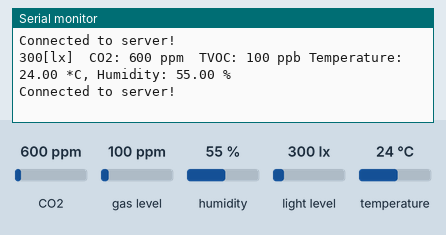
Simulated run of this sketch. Board: ESP8266 (NodeMCU). On the bench: the last lines printed to the serial monitor. Wiring (inferred from the names in the program): BH1750 light sensor at I2C address 0x23. Inputs (shaded band) come from the test bench; at power-on: CO2 600 ppm, humidity 55 %, gas level 100 ppm, temperature 24 °C, light level 300 lx. WiFi joins after 1.5 s; servers stay silent unless stated.

Above: at 3.2 s.
3.3 s: CO2 set to 452 ppm
At 3.59 s:
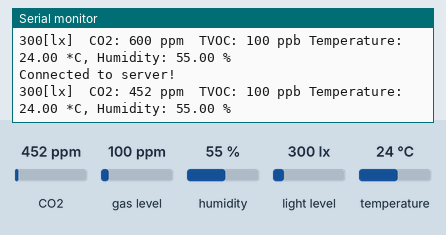
4.8 s: humidity set to 22 %
At 6.2 s:
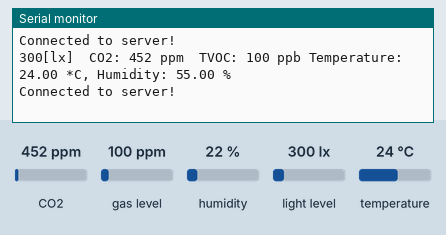
6.3 s: gas level set to 20 ppm
At 6.9 s:
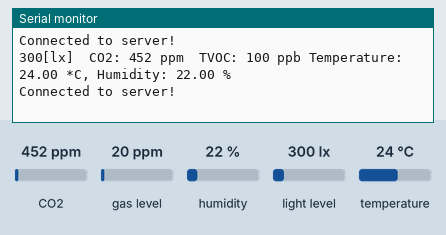
7.8 s: temperature set to 12 °C
At 8.3 s:
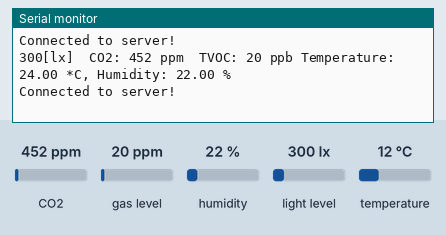
9.3 s: light level set to 40 lx
At 10.5 s:
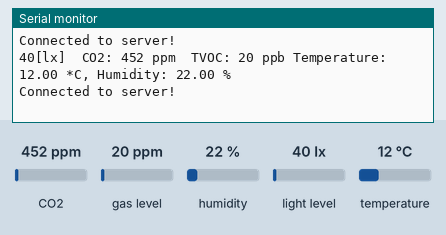
10.8 s: humidity set to 40 %
At 13.12 s:
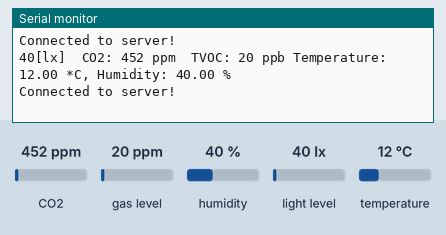
Timing chart, 0 to 13.3 s (numbered marks = the images above; inputs shaded):
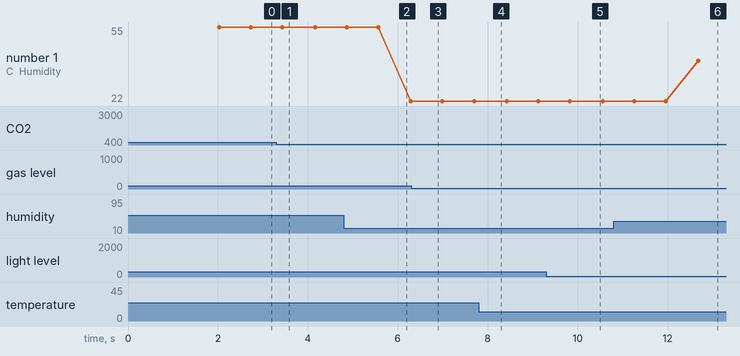

The sketch:

esp8266_client.ino
```cpp
#include <ESP8266WiFi.h>
#include <DHT.h>
#include <SoftwareSerial.h>
#include <math.h>
#include <Wire.h>
#include <Adafruit_SGP30.h>

const char* ssid = "Redmi";
const char* password = "20040528";
const char* server_ip = "192.168.173.146";
const int server_port = 80;
const int ID = 2;

DHT dht(2, DHT11);
SoftwareSerial serial1(10, 11);
Adafruit_SGP30 sgp30;

int co2, tvoc, lux;

int BH1750address = 0x23;

byte buff[2];


int BH1750_Read(int address) //

{

  int i=0;

  Wire.beginTransmission(address);

  Wire.requestFrom(address, 2);

  while(Wire.available()) //

  {

    buff[i] = Wire.read();  // receive one byte

    i++;

  }

  Wire.endTransmission();

  return i;

}


void BH1750_Init(int address)

{

  Wire.beginTransmission(address);

  Wire.write(0x10);//1lx reolution 120ms

  Wire.endTransmission();

}

void setup() {
  Serial.begin(115200);
  Serial1.begin(9600);
  dht.begin();
  Wire.begin(4, 5);

  if (! sgp30.begin()){
    Serial.println("SGP30 not found");
    while (1);
  }
  Serial.println("SGP30 initialized");
  BH1750_Init(BH1750address);

  WiFi.begin(ssid, password);

  while (WiFi.status() != WL_CONNECTED) {
    delay(1000);
    Serial.println("Connecting to WiFi...");
  }
  Serial.println("Connected to WiFi!");
}

void loop() {
  float temperature = dht.readTemperature();
  float humidity = dht.readHumidity();
  if (isnan(temperature) || isnan(humidity)) {
    Serial.println("Failed to read data from DHT sensor!");
    return;
  }
  if (! sgp30.IAQmeasure()) {
    Serial.println("Measurement failed");
    return;
  }

  co2 = sgp30.eCO2;
  tvoc = sgp30.TVOC;

  if(2==BH1750_Read(BH1750address)) {

    lux=((buff[0]<<8)|buff[1])/1.2;

    Serial.print(lux,DEC);

    Serial.print("[lx] ");
  }
  Serial.print(" CO2: ");
  Serial.print(co2);
  Serial.print(" ppm\tTVOC: ");
  Serial.print(tvoc);
  Serial.print(" ppb ");
  Serial.print("Temperature: ");
  Serial.print(temperature);
  Serial.print(" *C, Humidity: ");
  Serial.print(humidity);
  Serial.print(" %\n");

  WiFiClient client;
  if (client.connect(server_ip, server_port)) {
    Serial.println("Connected to server!");
    client.print("GET /data");
    client.print("?temperature=");
    client.print(temperature);
    client.print("&humidity=");
    client.print(humidity);
    client.print("&co2=");
    client.print(co2);
    client.print("&tvoc=");
    client.print(tvoc);
    client.print("&lux=");
    client.print(lux);
    client.print("&ID=");
    client.print(ID);
    client.println(" HTTP/1.1");
    client.print("Host: ");
    client.println(server_ip);
    client.println("Connection: close");
    client.println();
  } else {
    Serial.println("Connection failed!");
  }

  serial1.print("Temperature: ");
  serial1.print(temperature);
  serial1.print(" *C, Humidity: ");
  serial1.print(humidity);
  serial1.print(" %\n");

  delay(500);
}
```

Measured:
- after the input at 3.3 s, the serial monitor: prints a new line after 0.13 s (image 1)
- after the input at 9.3 s, the serial monitor: prints a new line after 0.53 s (image 5)
- after the input at 10.8 s, the serial monitor: prints a new line after 1.9 s (image 6)
- plotted number 1: 55 → 22 after the input at 4.8 s
